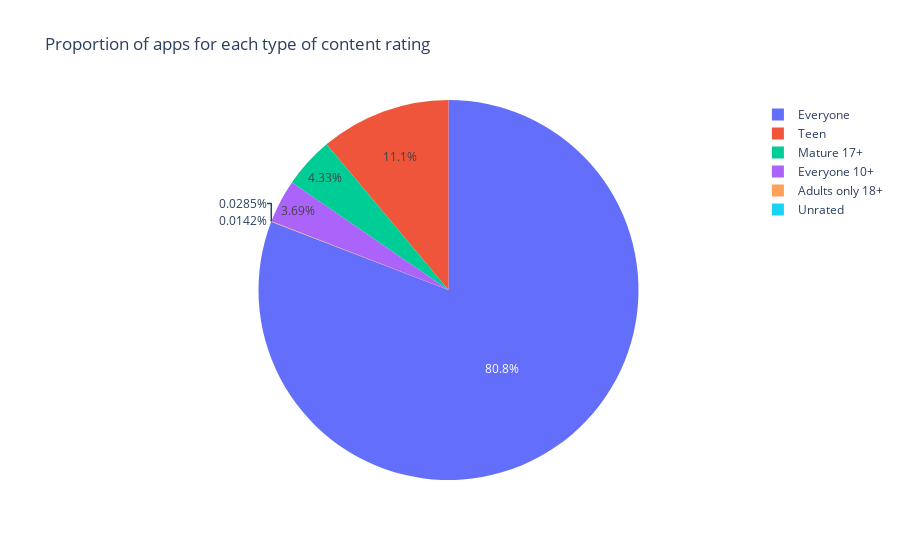

This figure's notebook cell:
### Markdown cell above
### Distribution of Apps per Content Rating

### Code cell
#Number of Apps per content rating
number_of_apps_in_content = dfm['Content Rating'].value_counts().sort_values(ascending=True)
# number_of_apps_in_content

data2 = [go.Pie(
        labels = number_of_apps_in_content.index,
        values = number_of_apps_in_content.values,
        hoverinfo = 'label+value')]
mylayout = go.Layout(
    title="Proportion of apps for each type of content rating"
)

fig = go.Figure(data=data2, layout=mylayout)

plotly.offline.iplot(fig,filename='active_content')

### Figure 1 — Plotly figure (JSON) as saved in the notebook; plotly's stock layout.template omitted (floating-point values rounded to 4 significant figures)
{"data": [{"hoverinfo": "label+value", "labels": ["Unrated", "Adults only 18+", "Everyone 10+", "Mature 17+", "Teen", "Everyone"], "type": "pie", "values": [1, 2, 259, 304, 779, 5676]}], "layout": {"title": {"text": "Proportion of apps for each type of content rating"}}}
